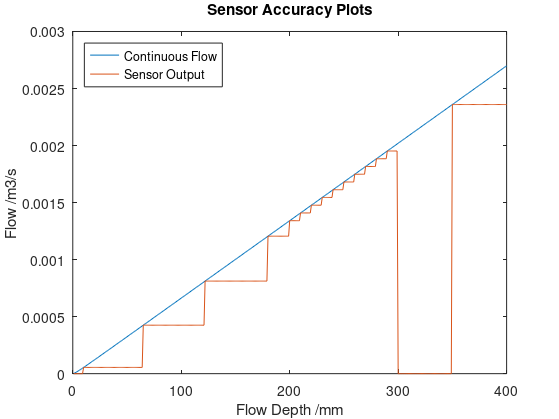
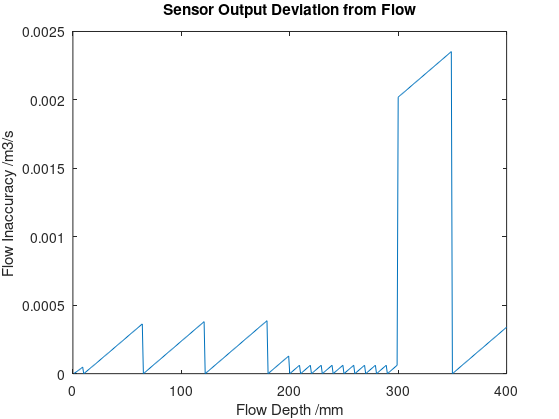

These charts were generated, in order, by the following MATLAB code:
%Script to plot the sensor accuracy%
h = 0;
v = [1:400];
for i = 1:400
    dh = (76*v(i))/(7.6 + 2*v(i));
    c = (dh^(1/6))/0.009;
    f = c*sqrt(dh*sin(0.29/360*2*pi))*(v(i)*76);
    h(i) = f/(1000)^3;
end

%Datarange 0-10/200-350/   
for i =1:10
    a(i) = 0;
    l = (200 + (i-1)*10);
    for j=1:10
        k = l+j;
        dh = (76*l)/(7.6 + 2*l);
        c = (dh^(1/6))/0.009;
        f = c*sqrt(dh*sin(0.29/360*2*pi))*(l*76);
        a(k-1) = f/(1000)^3;
    end
  end

%Datarange 350-40:
dh = (76*350)/(7.6 + 2*350);
c = (dh^(1/6))/0.009;
f = c*sqrt(dh*sin(0.29/360*2*pi))*(350*76);
a(350:400) = f/(1000)^3;
%Datarange 10-65
dh = (76*10)/(7.6 + 2*10);
c = (dh^(1/6))/0.009;
f = c*sqrt(dh*sin(0.29/360*2*pi))*(10*76);
a(10:65) = f/(1000)^3;
%Datarange 65-122
dh = (76*65)/(7.6 + 2*65);
c = (dh^(1/6))/0.009;
f = c*sqrt(dh*sin(0.29/360*2*pi))*(65*76);
a(65:122) = f/(1000)^3;
%Datarange 122-180
dh = (76*122)/(7.6 + 2*122);
c = (dh^(1/6))/0.009;
f = c*sqrt(dh*sin(0.29/360*2*pi))*(122*76);
a(122:180) = f/(1000)^3;
%Datarange 180-200
dh = (76*180)/(7.6 + 2*180);
c = (dh^(1/6))/0.009;
f = c*sqrt(dh*sin(0.29/360*2*pi))*(180*76);
a(180:199) = f/(1000)^3;

%Calculate error deviation.
acc=h-a;

%Generate vector scalable plots

p = figure;

plot(v,h,v,a);
title("Sensor Accuracy Plots")
xlabel('Flow Depth /mm') 
ylabel('Flow /m3/s') 
legend({'Continuous Flow','Sensor Output'},'Location','northwest')


set(p,'Units','Inches');

pos = get(p,'Position');

set(p,'PaperPositionMode','Auto','PaperUnits','Inches','PaperSize',[pos(3), pos(4)])

print(p,'sensor_accuracy','-dpdf','-r0')


e = figure;

plot(v,acc);
title("Sensor Output Deviation from Flow")
xlabel('Flow Depth /mm')  
ylabel('Flow Inaccuracy /m3/s') 


set(e,'Units','Inches');

pos = get(e,'Position');

set(e,'PaperPositionMode','Auto','PaperUnits','Inches','PaperSize',[pos(3), pos(4)])

print(e,'sensor_inacuracy','-dpdf','-r0')

